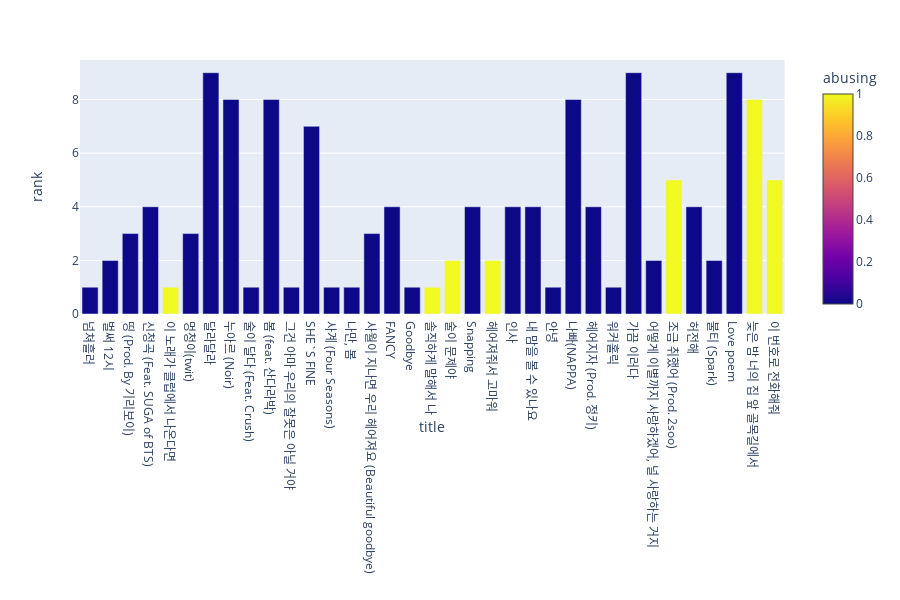

Notebook code cell kept with this figure:
### Markdown cell above
# 2019년에 첫 진입 10위 이하인 가수만 찍어보기

### Code cell
px.bar(melon_title[(melon_title['rank'] < 10) & (melon_title['year'] == 2019)], x = 'title', y = 'rank',color = 'abusing', hover_data = ['artist', 'fan_max', 'album_score'])

### Figure 1 — Plotly figure (JSON) as saved in the notebook; plotly's stock layout.template omitted (floating-point values rounded to 4 significant figures)
{"data": [{"alignmentgroup": "True", "customdata": [["['엠씨더맥스']", 108238, 3.1], ["['청하']", 86882, 4.2], ["['Jvcki Wai', '영비', 'Osshun Gum', '한요한']", 35476, 3], ["['이소라']", 32354, 4.2], ["['우디 (Woody)']", 3838, 0.9], ["['화사(Hwa Sa)']", 42672, 4], ["['ITZY (있지)']", 30058, 3.4], ["['선미']", 40741, 3.9], ["['에픽하이 (EPIK HIGH)']", 104385, 4.4], ["['박봄']", 14419, 3.9], ["['백예린']", 91976, 4.5], ["['헤이즈 (Heize)']", 136685, 4.3], ["['태연 (TAEYEON)']", 196150, 4.3], ["['볼빨간사춘기']", 238963, 3.9], ["['첸 (CHEN)']", 176329, 4.2], ["['TWICE (트와이스)']", 212432, 3.2], ["['박효신']", 248731, 4.5], ["['김나영']", 54174, 2.3], ["['장혜진', '윤민수(바이브)']", 14809, 2.5], ["['청하']", 86882, 4.3], ["['벤']", 81385, 2.2], ["['멜로망스']", 68949, 3.5], ["['헤이즈 (Heize)']", 136685, 4.2], ["['폴킴']", 122908, 4], ["['Crush']", 198612, 4.1], ["['휘인 (Whee In)']", 41766, 4], ["['볼빨간사춘기']", 238964, 4.2], ["['펀치 (Punch)']", 39071, 3.5], ["['AKMU (악동뮤지션)']", 197439, 4.8], ["['임재현']", 9503, 1.1], ["['폴킴']", 122907, 4.4], ["['태연 (TAEYEON)']", 196150, 4.6], ["['아이유']", 587819, 4.7], ["['노을']", 37767, 2.6], ["['바이브']", 38582, 1.1]], "hoverlabel": {"namelength": 0}, "hovertemplate": "title=%{x}<br>rank=%{y}<br>artist=%{customdata[0]}<br>fan_max=%{customdata[1]}<br>album_score=%{customdata[2]}<br>abusing=%{marker.color}", "legendgroup": "", "marker": {"color": [0, 0, 0, 0, 1, 0, 0, 0, 0, 0, 0, 0, 0, 0, 0, 0, 0, 1, 1, 0, 1, 0, 0, 0, 0, 0, 0, 0, 0, 1, 0, 0, 0, 1, 1], "coloraxis": "coloraxis"}, "name": "", "offsetgroup": "", "orientation": "v", "showlegend": false, "textposition": "auto", "type": "bar", "x": ["넘쳐흘러", "벌써 12시", "띵 (Prod. By 기리보이)", "신청곡 (Feat. SUGA of BTS)", "이 노래가 클럽에서 나온다면", "멍청이(twit)", "달라달라", "누아르 (Noir)", "술이 달다 (Feat. Crush)", "봄 (feat. 산다라박)", "그건 아마 우리의 잘못은 아닐 거야", "SHE`S FINE", "사계 (Four Seasons)", "나만, 봄", "사월이 지나면 우리 헤어져요 (Beautiful goodbye)", "FANCY", "Goodbye", "솔직하게 말해서 나", "술이 문제야", "Snapping", "헤어져줘서 고마워", "인사", "내 맘을 볼 수 있나요", "안녕", "나빠(NAPPA)", "헤어지자 (Prod. 정키)", "워커홀릭", "가끔 이러다", "어떻게 이별까지 사랑하겠어, 널 사랑하는 거지", "조금 취했어 (Prod. 2soo)", "허전해", "불티 (Spark)", "Love poem", "늦은 밤 너의 집 앞 골목길에서", "이 번호로 전화해줘"], "xaxis": "x", "y": [1, 2, 3, 4, 1, 3, 9, 8, 1, 8, 1, 7, 1, 1, 3, 4, 1, 1, 2, 4, 2, 4, 4, 1, 8, 4, 1, 9, 2, 5, 4, 2, 9, 8, 5], "yaxis": "y"}], "layout": {"barmode": "relative", "coloraxis": {"colorbar": {"title": {"text": "abusing"}}, "colorscale": [[0, "#0d0887"], [0.1111, "#46039f"], [0.2222, "#7201a8"], [0.3333, "#9c179e"], [0.4444, "#bd3786"], [0.5556, "#d8576b"], [0.6667, "#ed7953"], [0.7778, "#fb9f3a"], [0.8889, "#fdca26"], [1, "#f0f921"]]}, "height": 600, "legend": {"tracegroupgap": 0}, "margin": {"t": 60}, "xaxis": {"anchor": "y", "domain": [0, 0.98], "title": {"text": "title"}}, "yaxis": {"anchor": "x", "domain": [0, 1], "title": {"text": "rank"}}}}
